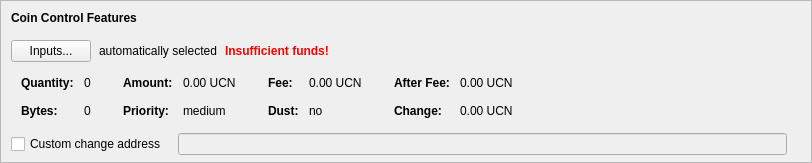
    <widget class="QFrame" name="frameCoinControl">
     <property name="sizePolicy">
      <sizepolicy hsizetype="Expanding" vsizetype="Expanding">
       <horstretch>0</horstretch>
       <verstretch>0</verstretch>
      </sizepolicy>
     </property>
     <property name="maximumSize">
      <size>
       <width>16777215</width>
       <height>16777215</height>
      </size>
     </property>
     <property name="frameShape">
      <enum>QFrame::StyledPanel</enum>
     </property>
     <property name="frameShadow">
      <enum>QFrame::Sunken</enum>
     </property>
     <layout class="QVBoxLayout" name="verticalLayoutCoinControl2">
      <property name="spacing">
       <number>0</number>
      </property>
      <property name="leftMargin">
       <number>0</number>
      </property>
      <property name="topMargin">
       <number>0</number>
      </property>
      <property name="rightMargin">
       <number>0</number>
      </property>
      <property name="bottomMargin">
       <number>6</number>
      </property>
      <item>
       <layout class="QVBoxLayout" name="verticalLayoutCoinControl" stretch="0,0,0,0,1">
        <property name="spacing">
         <number>0</number>
        </property>
        <property name="leftMargin">
         <number>10</number>
        </property>
        <property name="topMargin">
         <number>10</number>
        </property>
        <item>
         <layout class="QHBoxLayout" name="horizontalLayoutCoinControl1">
          <property name="bottomMargin">
           <number>15</number>
          </property>
          <item>
           <widget class="QLabel" name="labelCoinControlFeatures">
            <property name="sizePolicy">
             <sizepolicy hsizetype="Preferred" vsizetype="Maximum">
              <horstretch>0</horstretch>
              <verstretch>0</verstretch>
             </sizepolicy>
            </property>
            <property name="font">
             <font>
              <weight>75</weight>
              <bold>true</bold>
             </font>
            </property>
            <property name="styleSheet">
             <string notr="true">font-weight:bold;</string>
            </property>
            <property name="text">
             <string>Coin Control Features</string>
            </property>
           </widget>
          </item>
         </layout>
        </item>
        <item>
         <layout class="QHBoxLayout" name="horizontalLayoutCoinControl2" stretch="0,0,0,0">
          <property name="spacing">
           <number>8</number>
          </property>
          <property name="bottomMargin">
           <number>10</number>
          </property>
          <item>
           <widget class="QPushButton" name="pushButtonCoinControl">
            <property name="styleSheet">
             <string notr="true"/>
            </property>
            <property name="text">
             <string>Inputs...</string>
            </property>
            <property name="autoDefault">
             <bool>false</bool>
            </property>
           </widget>
          </item>
          <item>
           <widget class="QLabel" name="labelCoinControlAutomaticallySelected">
            <property name="text">
             <string>automatically selected</string>
            </property>
            <property name="margin">
             <number>5</number>
            </property>
           </widget>
          </item>
          <item>
           <widget class="QLabel" name="labelCoinControlInsuffFunds">
            <property name="font">
             <font>
              <weight>75</weight>
              <bold>true</bold>
             </font>
            </property>
            <property name="styleSheet">
             <string notr="true">color:red;font-weight:bold;</string>
            </property>
            <property name="text">
             <string>Insufficient funds!</string>
            </property>
            <property name="margin">
             <number>5</number>
            </property>
           </widget>
          </item>
          <item>
           <spacer name="horizontalSpacerCoinControl">
            <property name="orientation">
             <enum>Qt::Horizontal</enum>
            </property>
            <property name="sizeHint" stdset="0">
             <size>
              <width>40</width>
              <height>1</height>
             </size>
            </property>
           </spacer>
          </item>
         </layout>
        </item>
        <item>
         <widget class="QWidget" name="widgetCoinControl" native="true">
          <property name="sizePolicy">
           <sizepolicy hsizetype="Preferred" vsizetype="Preferred">
            <horstretch>0</horstretch>
            <verstretch>0</verstretch>
           </sizepolicy>
          </property>
          <property name="minimumSize">
           <size>
            <width>0</width>
            <height>0</height>
           </size>
          </property>
          <property name="styleSheet">
           <string notr="true"/>
          </property>
          <layout class="QHBoxLayout" name="horizontalLayoutCoinControl5">
           <property name="leftMargin">
            <number>0</number>
           </property>
           <property name="topMargin">
            <number>0</number>
           </property>
           <property name="rightMargin">
            <number>0</number>
           </property>
           <property name="bottomMargin">
            <number>0</number>
           </property>
           <item>
            <layout class="QHBoxLayout" name="horizontalLayoutCoinControl3" stretch="0,0,0,1">
             <property name="spacing">
              <number>20</number>
             </property>
             <property name="topMargin">
              <number>0</number>
             </property>
             <property name="bottomMargin">
              <number>10</number>
             </property>
             <item>
              <layout class="QFormLayout" name="formLayoutCoinControl1">
               <property name="horizontalSpacing">
                <number>10</number>
               </property>
               <property name="verticalSpacing">
                <number>14</number>
               </property>
               <property name="leftMargin">
                <number>10</number>
               </property>
               <property name="topMargin">
                <number>4</number>
               </property>
               <property name="rightMargin">
                <number>6</number>
               </property>
               <item row="0" column="0">
                <widget class="QLabel" name="labelCoinControlQuantityText">
                 <property name="font">
                  <font>
                   <weight>75</weight>
                   <bold>true</bold>
                  </font>
                 </property>
                 <property name="text">
                  <string>Quantity:</string>
                 </property>
                 <property name="margin">
                  <number>0</number>
                 </property>
                </widget>
               </item>
               <item row="0" column="1">
                <widget class="QLabel" name="labelCoinControlQuantity">
                 <property name="cursor">
                  <cursorShape>IBeamCursor</cursorShape>
                 </property>
                 <property name="contextMenuPolicy">
                  <enum>Qt::ActionsContextMenu</enum>
                 </property>
                 <property name="text">
                  <string notr="true">0</string>
                 </property>
                 <property name="margin">
                  <number>0</number>
                 </property>
                 <property name="textInteractionFlags">
                  <set>Qt::LinksAccessibleByMouse|Qt::TextSelectableByKeyboard|Qt::TextSelectableByMouse</set>
                 </property>
                </widget>
               </item>
               <item row="1" column="0">
                <widget class="QLabel" name="labelCoinControlBytesText">
                 <property name="font">
                  <font>
                   <weight>75</weight>
                   <bold>true</bold>
                  </font>
                 </property>
                 <property name="text">
                  <string>Bytes:</string>
                 </property>
                </widget>
               </item>
               <item row="1" column="1">
                <widget class="QLabel" name="labelCoinControlBytes">
                 <property name="cursor">
                  <cursorShape>IBeamCursor</cursorShape>
                 </property>
                 <property name="contextMenuPolicy">
                  <enum>Qt::ActionsContextMenu</enum>
                 </property>
                 <property name="text">
                  <string notr="true">0</string>
                 </property>
                 <property name="textInteractionFlags">
                  <set>Qt::LinksAccessibleByMouse|Qt::TextSelectableByKeyboard|Qt::TextSelectableByMouse</set>
                 </property>
                </widget>
               </item>
              </layout>
             </item>
             <item>
              <layout class="QFormLayout" name="formLayoutCoinControl2">
               <property name="horizontalSpacing">
                <number>10</number>
               </property>
               <property name="verticalSpacing">
                <number>14</number>
               </property>
               <property name="leftMargin">
                <number>6</number>
               </property>
               <property name="topMargin">
                <number>4</number>
               </property>
               <property name="rightMargin">
                <number>6</number>
               </property>
               <item row="0" column="0">
                <widget class="QLabel" name="labelCoinControlAmountText">
                 <property name="font">
                  <font>
                   <weight>75</weight>
                   <bold>true</bold>
                  </font>
                 </property>
                 <property name="text">
                  <string>Amount:</string>
                 </property>
                 <property name="margin">
                  <number>0</number>
                 </property>
                </widget>
               </item>
               <item row="0" column="1">
                <widget class="QLabel" name="labelCoinControlAmount">
                 <property name="cursor">
                  <cursorShape>IBeamCursor</cursorShape>
                 </property>
                 <property name="contextMenuPolicy">
                  <enum>Qt::ActionsContextMenu</enum>
                 </property>
                 <property name="text">
                  <string notr="true">0.00 UCN</string>
                 </property>
                 <property name="textInteractionFlags">
                  <set>Qt::LinksAccessibleByMouse|Qt::TextSelectableByKeyboard|Qt::TextSelectableByMouse</set>
                 </property>
                </widget>
               </item>
               <item row="1" column="0">
                <widget class="QLabel" name="labelCoinControlPriorityText">
                 <property name="font">
                  <font>
                   <weight>75</weight>
                   <bold>true</bold>
                  </font>
                 </property>
                 <property name="text">
                  <string>Priority:</string>
                 </property>
                </widget>
               </item>
               <item row="1" column="1">
                <widget class="QLabel" name="labelCoinControlPriority">
                 <property name="cursor">
                  <cursorShape>IBeamCursor</cursorShape>
                 </property>
                 <property name="contextMenuPolicy">
                  <enum>Qt::ActionsContextMenu</enum>
                 </property>
                 <property name="text">
                  <string notr="true">medium</string>
                 </property>
                 <property name="textInteractionFlags">
                  <set>Qt::LinksAccessibleByMouse|Qt::TextSelectableByKeyboard|Qt::TextSelectableByMouse</set>
                 </property>
                </widget>
               </item>
              </layout>
             </item>
             <item>
              <layout class="QFormLayout" name="formLayoutCoinControl3">
               <property name="horizontalSpacing">
                <number>10</number>
               </property>
               <property name="verticalSpacing">
                <number>14</number>
               </property>
               <property name="leftMargin">
                <number>6</number>
               </property>
               <property name="topMargin">
                <number>4</number>
               </property>
               <property name="rightMargin">
                <number>6</number>
               </property>
               <item row="0" column="0">
                <widget class="QLabel" name="labelCoinControlFeeText">
                 <property name="font">
                  <font>
                   <weight>75</weight>
                   <bold>true</bold>
                  </font>
                 </property>
                 <property name="text">
                  <string>Fee:</string>
                 </property>
                 <property name="margin">
                  <number>0</number>
                 </property>
                </widget>
               </item>
               <item row="0" column="1">
                <widget class="QLabel" name="labelCoinControlFee">
                 <property name="cursor">
                  <cursorShape>IBeamCursor</cursorShape>
                 </property>
                 <property name="contextMenuPolicy">
                  <enum>Qt::ActionsContextMenu</enum>
                 </property>
                 <property name="text">
                  <string notr="true">0.00 UCN</string>
                 </property>
                 <property name="textInteractionFlags">
                  <set>Qt::LinksAccessibleByMouse|Qt::TextSelectableByKeyboard|Qt::TextSelectableByMouse</set>
                 </property>
                </widget>
               </item>
               <item row="1" column="0">
                <widget class="QLabel" name="labelCoinControlLowOutputText">
                 <property name="font">
                  <font>
                   <weight>75</weight>
                   <bold>true</bold>
                  </font>
                 </property>
                 <property name="text">
                  <string>Dust:</string>
                 </property>
                </widget>
               </item>
               <item row="1" column="1">
                <widget class="QLabel" name="labelCoinControlLowOutput">
                 <property name="cursor">
                  <cursorShape>IBeamCursor</cursorShape>
                 </property>
                 <property name="contextMenuPolicy">
                  <enum>Qt::ActionsContextMenu</enum>
                 </property>
                 <property name="text">
                  <string notr="true">no</string>
                 </property>
                 <property name="textInteractionFlags">
                  <set>Qt::LinksAccessibleByMouse|Qt::TextSelectableByKeyboard|Qt::TextSelectableByMouse</set>
                 </property>
                </widget>
               </item>
              </layout>
             </item>
             <item>
              <layout class="QFormLayout" name="formLayoutCoinControl4">
               <property name="horizontalSpacing">
                <number>10</number>
               </property>
               <property name="verticalSpacing">
                <number>14</number>
               </property>
               <property name="leftMargin">
                <number>6</number>
               </property>
               <property name="topMargin">
                <number>4</number>
               </property>
               <property name="rightMargin">
                <number>6</number>
               </property>
               <item row="0" column="0">
                <widget class="QLabel" name="labelCoinControlAfterFeeText">
                 <property name="font">
                  <font>
                   <weight>75</weight>
                   <bold>true</bold>
                  </font>
                 </property>
                 <property name="text">
                  <string>After Fee:</string>
                 </property>
                 <property name="margin">
                  <number>0</number>
                 </property>
                </widget>
               </item>
               <item row="0" column="1">
                <widget class="QLabel" name="labelCoinControlAfterFee">
                 <property name="cursor">
                  <cursorShape>IBeamCursor</cursorShape>
                 </property>
                 <property name="contextMenuPolicy">
                  <enum>Qt::ActionsContextMenu</enum>
                 </property>
                 <property name="text">
                  <string notr="true">0.00 UCN</string>
                 </property>
                 <property name="textInteractionFlags">
                  <set>Qt::LinksAccessibleByMouse|Qt::TextSelectableByKeyboard|Qt::TextSelectableByMouse</set>
                 </property>
                </widget>
               </item>
               <item row="1" column="0">
                <widget class="QLabel" name="labelCoinControlChangeText">
                 <property name="font">
                  <font>
                   <weight>75</weight>
                   <bold>true</bold>
                  </font>
                 </property>
                 <property name="text">
                  <string>Change:</string>
                 </property>
                </widget>
               </item>
               <item row="1" column="1">
                <widget class="QLabel" name="labelCoinControlChange">
                 <property name="cursor">
                  <cursorShape>IBeamCursor</cursorShape>
                 </property>
                 <property name="contextMenuPolicy">
                  <enum>Qt::ActionsContextMenu</enum>
                 </property>
                 <property name="text">
                  <string notr="true">0.00 UCN</string>
                 </property>
                 <property name="textInteractionFlags">
                  <set>Qt::LinksAccessibleByMouse|Qt::TextSelectableByKeyboard|Qt::TextSelectableByMouse</set>
                 </property>
                </widget>
               </item>
              </layout>
             </item>
            </layout>
           </item>
          </layout>
         </widget>
        </item>
        <item>
         <layout class="QHBoxLayout" name="horizontalLayoutCoinControl4" stretch="0,0,0">
          <property name="spacing">
           <number>12</number>
          </property>
          <property name="sizeConstraint">
           <enum>QLayout::SetDefaultConstraint</enum>
          </property>
          <property name="topMargin">
           <number>5</number>
          </property>
          <property name="rightMargin">
           <number>5</number>
          </property>
          <item>
           <widget class="QCheckBox" name="checkBoxCoinControlChange">
            <property name="toolTip">
             <string>If this is activated, but the change address is empty or invalid, change will be sent to a newly generated address.</string>
            </property>
            <property name="text">
             <string>Custom change address</string>
            </property>
           </widget>
          </item>
          <item>
           <widget class="QValidatedLineEdit" name="lineEditCoinControlChange">
            <property name="enabled">
             <bool>false</bool>
            </property>
            <property name="sizePolicy">
             <sizepolicy hsizetype="Expanding" vsizetype="Fixed">
              <horstretch>0</horstretch>
              <verstretch>0</verstretch>
             </sizepolicy>
            </property>
           </widget>
          </item>
          <item>
           <widget class="QLabel" name="labelCoinControlChangeLabel">
            <property name="sizePolicy">
             <sizepolicy hsizetype="Preferred" vsizetype="Expanding">
              <horstretch>0</horstretch>
              <verstretch>0</verstretch>
             </sizepolicy>
            </property>
            <property name="minimumSize">
             <size>
              <width>0</width>
              <height>0</height>
             </size>
            </property>
            <property name="text">
             <string/>
            </property>
            <property name="margin">
             <number>3</number>
            </property>
           </widget>
          </item>
         </layout>
        </item>
        <item>
         <spacer name="verticalSpacerCoinControl">
          <property name="orientation">
           <enum>Qt::Vertical</enum>
          </property>
          <property name="sizeHint" stdset="0">
           <size>
            <width>800</width>
            <height>1</height>
           </size>
          </property>
         </spacer>
        </item>
       </layout>
      </item>
     </layout>
    </widget>
